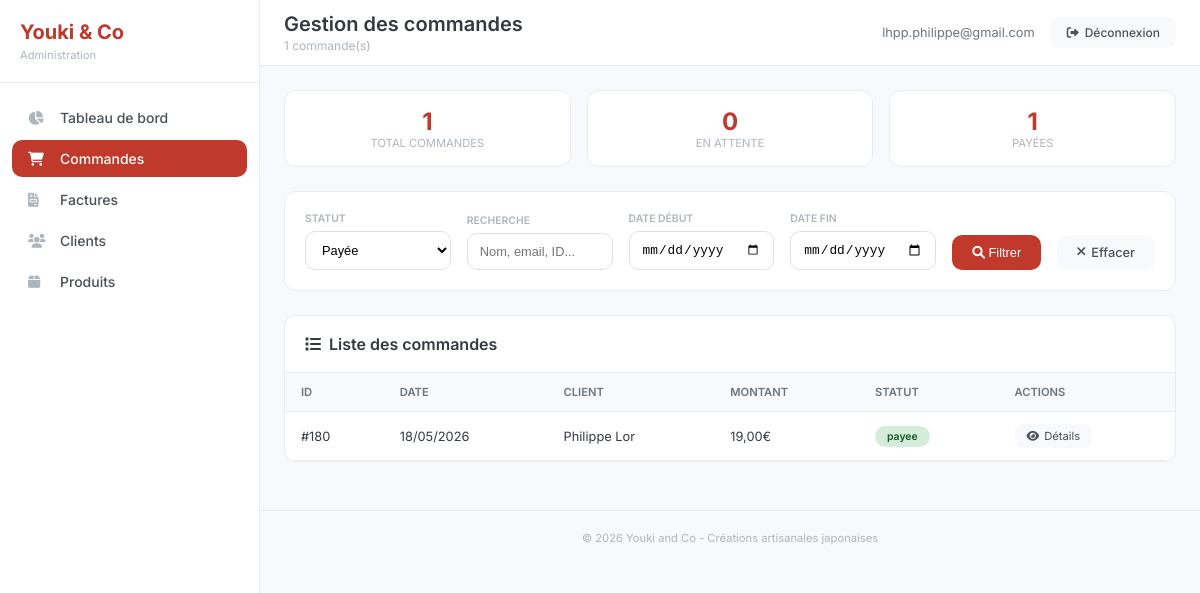
Page /admin_commandes.php?statut=payee (signed in) on the committed database.
### tables this page shows
CREATE TABLE `Commande` (
  `idCommande` bigint NOT NULL,
  `idClient` bigint NOT NULL,
  `idAdresseLivraison` bigint NOT NULL,
  `idAdresseFacturation` bigint DEFAULT NULL,
  `dateCommande` datetime NOT NULL,
  `modeReglement` varchar(200) NOT NULL DEFAULT 'CB',
  `delaiLivraison` date NOT NULL,
  `fraisDePort` double NOT NULL,
  `montantTotal` double NOT NULL,
  `statut` varchar(20) NOT NULL DEFAULT 'en_attente',
  `statut_paiement` enum('en_attente','payee','echec','annulee','rembourse') DEFAULT 'en_attente',
  `idPaiement` int DEFAULT NULL
);

CREATE TABLE `Client` (
  `idClient` bigint NOT NULL,
  `email` varchar(50) NOT NULL,
  `motDePasse` varchar(1000) DEFAULT NULL,
  `nom` varchar(50) NOT NULL,
  `prenom` varchar(50) NOT NULL,
  `telephone` varchar(20) DEFAULT NULL,
  `email_confirme` tinyint(1) DEFAULT '0',
  `token_confirmation` varchar(64) DEFAULT NULL,
  `token_expires` datetime DEFAULT NULL,
  `type` enum('temporaire','permanent') DEFAULT 'temporaire',
  `date_creation` datetime DEFAULT CURRENT_TIMESTAMP,
  `session_id` varchar(128) DEFAULT NULL
);

### admin_commandes.php (the view, shortened to what this page needs)
<?php
require_once 'config.php';
try {
    $pdo = new PDO("mysql:host=$host;dbname=$dbname;charset=utf8", $username, $password);
    $pdo->setAttribute(PDO::ATTR_ERRMODE, PDO::ERRMODE_EXCEPTION);
    $statut = $_GET['statut'] ?? 'tous';
    $date_debut = $_GET['date_debut'] ?? '';
    $date_fin = $_GET['date_fin'] ?? '';
    $search = $_GET['search'] ?? '';
    $conditions = [];
    $params = [];
    if ($statut !== 'tous') {
        $conditions[] = "c.statut = ?";
        $params[] = $statut;
    }
    $where = !empty($conditions) ? "WHERE " . implode(" AND ", $conditions) : "";
    $stmt = $pdo->prepare("
        SELECT c.idCommande, c.dateCommande, c.montantTotal, c.statut, c.delaiLivraison,
               cl.nom, cl.prenom, cl.email,
               a.adresse, a.codePostal, a.ville
        FROM Commande c
        JOIN Client cl ON c.idClient = cl.idClient
        JOIN Adresse a ON c.idAdresseLivraison = a.idAdresse
        $where
        ORDER BY c.dateCommande DESC
    ");
    $stmt->execute($params);
    $commandes = $stmt->fetchAll(PDO::FETCH_ASSOC);
    $stmtTotal = $pdo->query("SELECT COUNT(*) as total FROM Commande");
    $totalCommandes = $stmtTotal->fetchColumn();
    $stmtAttente = $pdo->query("SELECT COUNT(*) as total FROM Commande WHERE statut = 'en_attente_paiement'");
    $enAttente = $stmtAttente->fetchColumn();
    $stmtPayees = $pdo->query("SELECT COUNT(*) as total FROM Commande WHERE statut = 'payee'");
    $payees = $stmtPayees->fetchColumn();
} catch (PDOException $e) {
    die("Erreur: " . $e->getMessage());
}
?>
<!DOCTYPE html>
<html lang="fr">
<head>
    <link rel="stylesheet" href="https://cdnjs.cloudflare.com/ajax/libs/font-awesome/6.0.0/css/all.min.css">
</head>
<body>
    <div class="app">
        <aside class="sidebar" id="sidebar">
            <div class="sidebar-header">
                <h2>Youki & Co</h2>
                <p>Administration</p>
            </div>
            <nav class="nav-menu">
                <a href="dashboard.php" class="nav-item"><i class="fas fa-chart-pie"></i> Tableau de bord</a>
                <a href="admin_commandes.php" class="nav-item active"><i class="fas fa-shopping-cart"></i> Commandes</a>
                <a href="admin_factures.php" class="nav-item"><i class="fas fa-file-invoice"></i> Factures</a>
                <a href="admin_clients.php" class="nav-item"><i class="fas fa-users"></i> Clients</a>
                <a href="admin_produits.php" class="nav-item"><i class="fas fa-box"></i> Produits</a>
            </nav>
        </aside>
        <main class="main-content">
            <div class="top-bar">
                <div class="page-title">
                    <h1>Gestion des commandes</h1>
                    <p><?= count($commandes) ?> commande(s)</p>
                </div>
                <div class="user-info">
                    <span class="user-email"><?= htmlspecialchars($_SESSION['admin_email']) ?></span>
                    <a href="dashboard.php?logout=1" class="btn-logout"><i class="fas fa-sign-out-alt"></i> Déconnexion</a>
                </div>
            </div>
            <div class="content-wrapper">
                <div class="stats-grid">
                    <div class="stat-card"><div class="stat-number"><?= $totalCommandes ?></div><div class="stat-label">Total commandes</div></div>
                    <div class="stat-card"><div class="stat-number"><?= $enAttente ?></div><div class="stat-label">En attente</div></div>
                    <div class="stat-card"><div class="stat-number"><?= $payees ?></div><div class="stat-label">Payées</div></div>
                </div>
                <div class="filters-card">
                    <form method="GET" class="filter-form">
                        <div class="filter-group">
                            <label>Statut</label>
                            <select name="statut" class="filter-select" onchange="this.form.submit()">
                                <option value="payee" <?= $statut === 'payee' ? 'selected' : '' ?>>Payée</option>
                            </select>
                        </div>
                        <div class="filter-group">
                            <label>Recherche</label>
                            <input type="text" name="search" class="filter-input" placeholder="Nom, email, ID..." value="<?= htmlspecialchars($search) ?>">
                        </div>
                        <div class="filter-group">
                            <label>Date début</label>
                            <input type="date" name="date_debut" class="filter-input" value="<?= htmlspecialchars($date_debut) ?>">
                        </div>
                        <div class="filter-group">
                            <label>Date fin</label>
                            <input type="date" name="date_fin" class="filter-input" value="<?= htmlspecialchars($date_fin) ?>">
                        </div>
                        <button type="submit" class="btn-filter"><i class="fas fa-search"></i> Filtrer</button>
                        <a href="admin_commandes.php" class="btn-clear"><i class="fas fa-times"></i> Effacer</a>
                    </form>
                </div>
                <div class="section">
                    <div class="section-header">
                        <h2><i class="fas fa-list"></i> Liste des commandes</h2>
                    </div>
                    <?php if (empty($commandes)): ?>
                        <div style="text-align: center; padding: 60px; color: var(--gray-500);">
                            <i class="fas fa-inbox" style="font-size: 2rem; margin-bottom: 12px;"></i>
                            <p>Aucune commande trouvée</p>
                        </div>
                    <?php else: ?>
                        <div class="desktop-table table-wrapper">
                            <table>
                                <thead>
                                    <tr><th>ID</th><th>Date</th><th>Client</th><th>Montant</th><th>Statut</th><th>Actions</th></tr>
                                </thead>
                                <tbody>
                                    <?php foreach ($commandes as $commande): ?>
                                    <tr>
                                        <td>#<?= $commande['idCommande'] ?></td>
                                        <td><?= date('d/m/Y', strtotime($commande['dateCommande'])) ?></td>
                                        <td><?= htmlspecialchars($commande['prenom'] . ' ' . $commande['nom']) ?></td>
                                        <td><?= number_format($commande['montantTotal'], 2, ',', ' ') ?>€</td>
                                        <td>
                                            <span class="status-badge status-<?= $commande['statut'] ?>"
                                                  onclick="changerStatut(<?= $commande['idCommande'] ?>, '<?= $commande['statut'] ?>')">
                                                <?= $commande['statut'] ?>
                                            </span>
                                        </td>
                                        <td>
                                            <a href="admin_commande_detail.php?id=<?= $commande['idCommande'] ?>" class="btn-small">
                                                <i class="fas fa-eye"></i> Détails
                                            </a>
                                        </td>
                                    </tr>
                                    <?php endforeach; ?>
                                </tbody>
                            </table>
                        </div>
                    <?php endif; ?>
                </div>
            </div>
            <div class="footer">
                <p>&copy; <?= date('Y') ?> Youki and Co - Créations artisanales japonaises</p>
            </div>
        </main>
    </div>
</body>
</html>

### rows in the picture
commande: idCommande "180", dateCommande "18/05/2026", idClient.nom "Philippe Lor", montantTotal "19,00", statut "payee"

### other values in the picture
count($commandes) "1"
$_SESSION['admin_email'] "lhpp.philippe@gmail.com"
$totalCommandes "1"
$enAttente "0"
$payees "1"
